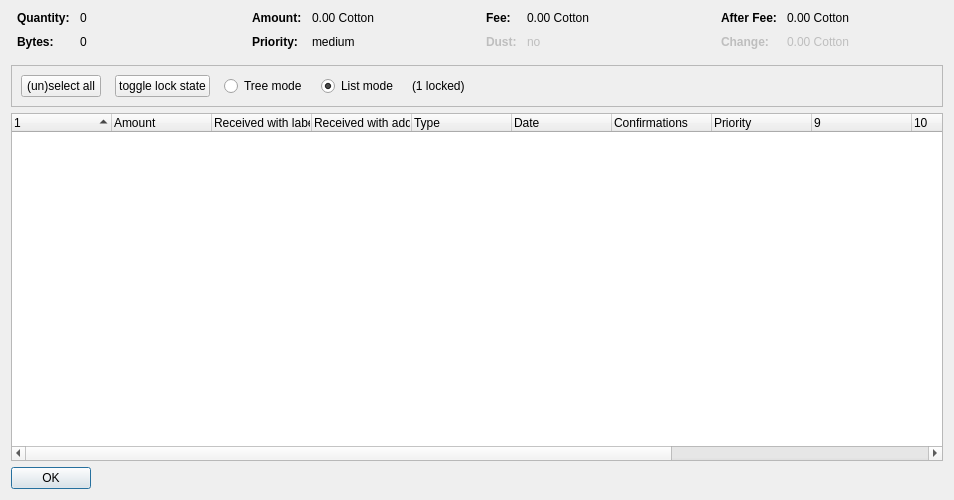
<?xml version="1.0" encoding="UTF-8"?>
<ui version="4.0">
 <class>CoinControlDialog</class>
 <widget class="QDialog" name="CoinControlDialog">
  <property name="geometry">
   <rect>
    <x>0</x>
    <y>0</y>
    <width>954</width>
    <height>500</height>
   </rect>
  </property>
  <property name="windowTitle">
   <string>Coin Selection</string>
  </property>
  <layout class="QVBoxLayout" name="verticalLayout">
   <item>
    <layout class="QHBoxLayout" name="horizontalLayoutTop" stretch="0,0,0,0">
     <property name="topMargin">
      <number>0</number>
     </property>
     <property name="bottomMargin">
      <number>10</number>
     </property>
     <item>
      <layout class="QFormLayout" name="formLayoutCoinControl1">
       <property name="horizontalSpacing">
        <number>10</number>
       </property>
       <property name="verticalSpacing">
        <number>10</number>
       </property>
       <property name="leftMargin">
        <number>6</number>
       </property>
       <property name="rightMargin">
        <number>6</number>
       </property>
       <item row="0" column="0">
        <widget class="QLabel" name="labelCoinControlQuantityText">
         <property name="font">
          <font>
           <weight>75</weight>
           <bold>true</bold>
          </font>
         </property>
         <property name="text">
          <string>Quantity:</string>
         </property>
        </widget>
       </item>
       <item row="0" column="1">
        <widget class="QLabel" name="labelCoinControlQuantity">
         <property name="cursor">
          <cursorShape>IBeamCursor</cursorShape>
         </property>
         <property name="contextMenuPolicy">
          <enum>Qt::ActionsContextMenu</enum>
         </property>
         <property name="text">
          <string notr="true">0</string>
         </property>
         <property name="textInteractionFlags">
          <set>Qt::LinksAccessibleByMouse|Qt::TextSelectableByKeyboard|Qt::TextSelectableByMouse</set>
         </property>
        </widget>
       </item>
       <item row="1" column="0">
        <widget class="QLabel" name="labelCoinControlBytesText">
         <property name="font">
          <font>
           <weight>75</weight>
           <bold>true</bold>
          </font>
         </property>
         <property name="text">
          <string>Bytes:</string>
         </property>
        </widget>
       </item>
       <item row="1" column="1">
        <widget class="QLabel" name="labelCoinControlBytes">
         <property name="cursor">
          <cursorShape>IBeamCursor</cursorShape>
         </property>
         <property name="contextMenuPolicy">
          <enum>Qt::ActionsContextMenu</enum>
         </property>
         <property name="text">
          <string notr="true">0</string>
         </property>
         <property name="textInteractionFlags">
          <set>Qt::LinksAccessibleByMouse|Qt::TextSelectableByKeyboard|Qt::TextSelectableByMouse</set>
         </property>
        </widget>
       </item>
      </layout>
     </item>
     <item>
      <layout class="QFormLayout" name="formLayoutCoinControl2">
       <property name="horizontalSpacing">
        <number>10</number>
       </property>
       <property name="verticalSpacing">
        <number>10</number>
       </property>
       <property name="leftMargin">
        <number>6</number>
       </property>
       <property name="rightMargin">
        <number>6</number>
       </property>
       <item row="0" column="0">
        <widget class="QLabel" name="labelCoinControlAmountText">
         <property name="font">
          <font>
           <weight>75</weight>
           <bold>true</bold>
          </font>
         </property>
         <property name="text">
          <string>Amount:</string>
         </property>
        </widget>
       </item>
       <item row="0" column="1">
        <widget class="QLabel" name="labelCoinControlAmount">
         <property name="cursor">
          <cursorShape>IBeamCursor</cursorShape>
         </property>
         <property name="contextMenuPolicy">
          <enum>Qt::ActionsContextMenu</enum>
         </property>
         <property name="text">
          <string notr="true">0.00 Cotton</string>
         </property>
         <property name="textInteractionFlags">
          <set>Qt::LinksAccessibleByMouse|Qt::TextSelectableByKeyboard|Qt::TextSelectableByMouse</set>
         </property>
        </widget>
       </item>
       <item row="1" column="0">
        <widget class="QLabel" name="labelCoinControlPriorityText">
         <property name="font">
          <font>
           <weight>75</weight>
           <bold>true</bold>
          </font>
         </property>
         <property name="text">
          <string>Priority:</string>
         </property>
        </widget>
       </item>
       <item row="1" column="1">
        <widget class="QLabel" name="labelCoinControlPriority">
         <property name="cursor">
          <cursorShape>IBeamCursor</cursorShape>
         </property>
         <property name="contextMenuPolicy">
          <enum>Qt::ActionsContextMenu</enum>
         </property>
         <property name="text">
          <string>medium</string>
         </property>
         <property name="textInteractionFlags">
          <set>Qt::LinksAccessibleByMouse|Qt::TextSelectableByKeyboard|Qt::TextSelectableByMouse</set>
         </property>
        </widget>
       </item>
      </layout>
     </item>
     <item>
      <layout class="QFormLayout" name="formLayoutCoinControl3">
       <property name="horizontalSpacing">
        <number>10</number>
       </property>
       <property name="verticalSpacing">
        <number>10</number>
       </property>
       <property name="leftMargin">
        <number>6</number>
       </property>
       <property name="rightMargin">
        <number>6</number>
       </property>
       <item row="0" column="0">
        <widget class="QLabel" name="labelCoinControlFeeText">
         <property name="font">
          <font>
           <weight>75</weight>
           <bold>true</bold>
          </font>
         </property>
         <property name="text">
          <string>Fee:</string>
         </property>
        </widget>
       </item>
       <item row="0" column="1">
        <widget class="QLabel" name="labelCoinControlFee">
         <property name="cursor">
          <cursorShape>IBeamCursor</cursorShape>
         </property>
         <property name="contextMenuPolicy">
          <enum>Qt::ActionsContextMenu</enum>
         </property>
         <property name="text">
          <string notr="true">0.00 Cotton</string>
         </property>
         <property name="textInteractionFlags">
          <set>Qt::LinksAccessibleByMouse|Qt::TextSelectableByKeyboard|Qt::TextSelectableByMouse</set>
         </property>
        </widget>
       </item>
       <item row="1" column="0">
        <widget class="QLabel" name="labelCoinControlLowOutputText">
         <property name="enabled">
          <bool>false</bool>
         </property>
         <property name="font">
          <font>
           <weight>75</weight>
           <bold>true</bold>
          </font>
         </property>
         <property name="text">
          <string>Dust:</string>
         </property>
        </widget>
       </item>
       <item row="1" column="1">
        <widget class="QLabel" name="labelCoinControlLowOutput">
         <property name="enabled">
          <bool>false</bool>
         </property>
         <property name="cursor">
          <cursorShape>IBeamCursor</cursorShape>
         </property>
         <property name="contextMenuPolicy">
          <enum>Qt::ActionsContextMenu</enum>
         </property>
         <property name="text">
          <string>no</string>
         </property>
         <property name="textInteractionFlags">
          <set>Qt::LinksAccessibleByMouse|Qt::TextSelectableByKeyboard|Qt::TextSelectableByMouse</set>
         </property>
        </widget>
       </item>
      </layout>
     </item>
     <item>
      <layout class="QFormLayout" name="formLayoutCoinControl4">
       <property name="horizontalSpacing">
        <number>10</number>
       </property>
       <property name="verticalSpacing">
        <number>10</number>
       </property>
       <property name="leftMargin">
        <number>6</number>
       </property>
       <property name="rightMargin">
        <number>6</number>
       </property>
       <item row="0" column="0">
        <widget class="QLabel" name="labelCoinControlAfterFeeText">
         <property name="font">
          <font>
           <weight>75</weight>
           <bold>true</bold>
          </font>
         </property>
         <property name="text">
          <string>After Fee:</string>
         </property>
        </widget>
       </item>
       <item row="0" column="1">
        <widget class="QLabel" name="labelCoinControlAfterFee">
         <property name="cursor">
          <cursorShape>IBeamCursor</cursorShape>
         </property>
         <property name="contextMenuPolicy">
          <enum>Qt::ActionsContextMenu</enum>
         </property>
         <property name="text">
          <string notr="true">0.00 Cotton</string>
         </property>
         <property name="textInteractionFlags">
          <set>Qt::LinksAccessibleByMouse|Qt::TextSelectableByKeyboard|Qt::TextSelectableByMouse</set>
         </property>
        </widget>
       </item>
       <item row="1" column="0">
        <widget class="QLabel" name="labelCoinControlChangeText">
         <property name="enabled">
          <bool>false</bool>
         </property>
         <property name="font">
          <font>
           <weight>75</weight>
           <bold>true</bold>
          </font>
         </property>
         <property name="text">
          <string>Change:</string>
         </property>
        </widget>
       </item>
       <item row="1" column="1">
        <widget class="QLabel" name="labelCoinControlChange">
         <property name="enabled">
          <bool>false</bool>
         </property>
         <property name="cursor">
          <cursorShape>IBeamCursor</cursorShape>
         </property>
         <property name="contextMenuPolicy">
          <enum>Qt::ActionsContextMenu</enum>
         </property>
         <property name="text">
          <string notr="true">0.00 Cotton</string>
         </property>
         <property name="textInteractionFlags">
          <set>Qt::LinksAccessibleByMouse|Qt::TextSelectableByKeyboard|Qt::TextSelectableByMouse</set>
         </property>
        </widget>
       </item>
      </layout>
     </item>
    </layout>
   </item>
   <item>
    <widget class="QFrame" name="frame">
     <property name="minimumSize">
      <size>
       <width>0</width>
       <height>40</height>
      </size>
     </property>
     <property name="frameShape">
      <enum>QFrame::StyledPanel</enum>
     </property>
     <property name="frameShadow">
      <enum>QFrame::Sunken</enum>
     </property>
     <layout class="QHBoxLayout" name="horizontalLayout">
      <item>
       <layout class="QHBoxLayout" name="horizontalLayoutPanel" stretch="0,0,0,0,0,0">
        <property name="spacing">
         <number>14</number>
        </property>
        <item>
         <widget class="QPushButton" name="pushButtonSelectAll">
          <property name="sizePolicy">
           <sizepolicy hsizetype="Maximum" vsizetype="Fixed">
            <horstretch>0</horstretch>
            <verstretch>0</verstretch>
           </sizepolicy>
          </property>
          <property name="text">
           <string>(un)select all</string>
          </property>
          <property name="autoDefault">
           <bool>false</bool>
          </property>
         </widget>
        </item>
        <item>
         <widget class="QPushButton" name="pushButtonToggleLock">
          <property name="sizePolicy">
           <sizepolicy hsizetype="Maximum" vsizetype="Fixed">
            <horstretch>0</horstretch>
            <verstretch>0</verstretch>
           </sizepolicy>
          </property>
          <property name="text">
           <string>toggle lock state</string>
          </property>
          <property name="autoDefault">
           <bool>false</bool>
          </property>
         </widget>
        </item>
        <item>
         <widget class="QRadioButton" name="radioTreeMode">
          <property name="sizePolicy">
           <sizepolicy hsizetype="Maximum" vsizetype="Fixed">
            <horstretch>0</horstretch>
            <verstretch>0</verstretch>
           </sizepolicy>
          </property>
          <property name="text">
           <string>Tree mode</string>
          </property>
         </widget>
        </item>
        <item>
         <widget class="QRadioButton" name="radioListMode">
          <property name="sizePolicy">
           <sizepolicy hsizetype="Maximum" vsizetype="Fixed">
            <horstretch>0</horstretch>
            <verstretch>0</verstretch>
           </sizepolicy>
          </property>
          <property name="text">
           <string>List mode</string>
          </property>
          <property name="checked">
           <bool>true</bool>
          </property>
         </widget>
        </item>
        <item>
         <widget class="QLabel" name="labelLocked">
          <property name="text">
           <string>(1 locked)</string>
          </property>
         </widget>
        </item>
        <item>
         <spacer name="horizontalSpacer">
          <property name="orientation">
           <enum>Qt::Horizontal</enum>
          </property>
          <property name="sizeHint" stdset="0">
           <size>
            <width>40</width>
            <height>20</height>
           </size>
          </property>
         </spacer>
        </item>
       </layout>
      </item>
     </layout>
    </widget>
   </item>
   <item>
    <widget class="CoinControlTreeWidget" name="treeWidget">
     <property name="contextMenuPolicy">
      <enum>Qt::CustomContextMenu</enum>
     </property>
     <property name="sortingEnabled">
      <bool>false</bool>
     </property>
     <property name="columnCount">
      <number>13</number>
     </property>
     <attribute name="headerShowSortIndicator" stdset="0">
      <bool>true</bool>
     </attribute>
     <attribute name="headerStretchLastSection">
      <bool>false</bool>
     </attribute>
     <column>
      <property name="text">
       <string/>
      </property>
     </column>
     <column>
      <property name="text">
       <string>Amount</string>
      </property>
     </column>
     <column>
      <property name="text">
       <string>Received with label</string>
      </property>
     </column>
     <column>
      <property name="text">
       <string>Received with address</string>
      </property>
     </column>
     <column>
      <property name="text">
	<string>Type</string>
      </property>
     </column>
     <column>
      <property name="text">	 
       <string>Date</string>
      </property>
     </column>
     <column>
      <property name="text">
       <string>Confirmations</string>
      </property>
      <property name="toolTip">
       <string>Confirmed</string>
      </property>
     </column>
     <column>
      <property name="text">
       <string>Priority</string>
      </property>
     </column>
     <column>
      <property name="text">
       <string/>
      </property>
     </column>
     <column>
      <property name="text">
       <string/>
      </property>
     </column>
     <column>
      <property name="text">
       <string/>
      </property>
     </column>
     <column>
      <property name="text">
       <string/>
      </property>
     </column>
     <column>
      <property name="text">
       <string/>
      </property>
     </column>
    </widget>
   </item>
   <item>
    <widget class="QDialogButtonBox" name="buttonBox">
     <property name="sizePolicy">
      <sizepolicy hsizetype="Maximum" vsizetype="Fixed">
       <horstretch>0</horstretch>
       <verstretch>0</verstretch>
      </sizepolicy>
     </property>
     <property name="orientation">
      <enum>Qt::Horizontal</enum>
     </property>
     <property name="standardButtons">
      <set>QDialogButtonBox::Ok</set>
     </property>
    </widget>
   </item>
  </layout>
 </widget>
 <customwidgets>
  <customwidget>
   <class>CoinControlTreeWidget</class>
   <extends>QTreeWidget</extends>
   <header>coincontroltreewidget.h</header>
  </customwidget>
 </customwidgets>
 <resources/>
 <connections/>
</ui>
